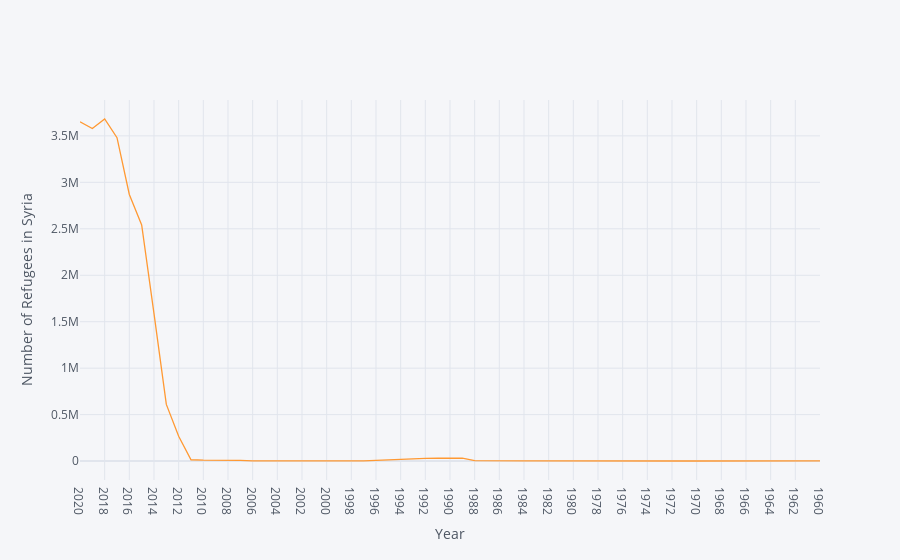

Write notebook code for a chart like this one.
### Code cell
turkey_refugees["Refugee population by country or territory of asylum"].iplot(xTitle = 'Year', yTitle = 'Number of Refugees in Syria')

### Figure 1 — Plotly figure (JSON) as saved in the notebook; plotly's stock layout.template omitted (floating-point values rounded to 4 significant figures)
{"data": [{"line": {"color": "rgba(255, 153, 51, 1.0)", "dash": "solid", "shape": "linear", "width": 1.3}, "mode": "lines", "name": "Refugee population by country or territory of asylum", "text": "", "type": "scatter", "x": ["2020", "2019", "2018", "2017", "2016", "2015", "2014", "2013", "2012", "2011", "2010", "2009", "2008", "2007", "2006", "2005", "2004", "2003", "2002", "2001", "2000", "1999", "1998", "1997", "1996", "1995", "1994", "1993", "1992", "1991", "1990", "1989", "1988", "1987", "1986", "1985", "1984", "1983", "1982", "1981", "1980", "1979", "1978", "1977", "1976", "1975", "1974", "1973", "1972", "1971", "1970", "1969", "1968", "1967", "1966", "1965", "1964", "1963", "1962", "1961", "1960"], "y": [3652362, 3579531, 3681688, 3480350, 2869419, 2541348, 1587365, 609931, 267063, 14457, 10025, 10339, 11090, 6941, 2624, 2395, 3029, 2488, 3302, 3466, 3096, 2810, 2529, 2448, 8166, 12841, 24927, 23267, 28477, 30462, 28000, 33067, 4450, 2200, 1920, 1790, 2600, 1320, 1670, 1180, 6100, 1060, 1070, 1050, 1060, 1060, 1060, 1160, 1160, 1150, 1170, 1400, 1980, 1850, 1900, 2000, 2300, 2300, 2300, 2300, 2200]}], "layout": {"legend": {"bgcolor": "#F5F6F9", "font": {"color": "#4D5663"}}, "paper_bgcolor": "#F5F6F9", "plot_bgcolor": "#F5F6F9", "title": {"font": {"color": "#4D5663"}}, "xaxis": {"gridcolor": "#E1E5ED", "showgrid": true, "tickfont": {"color": "#4D5663"}, "title": {"font": {"color": "#4D5663"}, "text": "Year"}, "zerolinecolor": "#E1E5ED"}, "yaxis": {"gridcolor": "#E1E5ED", "showgrid": true, "tickfont": {"color": "#4D5663"}, "title": {"font": {"color": "#4D5663"}, "text": "Number of Refugees in Syria"}, "zerolinecolor": "#E1E5ED"}}}
